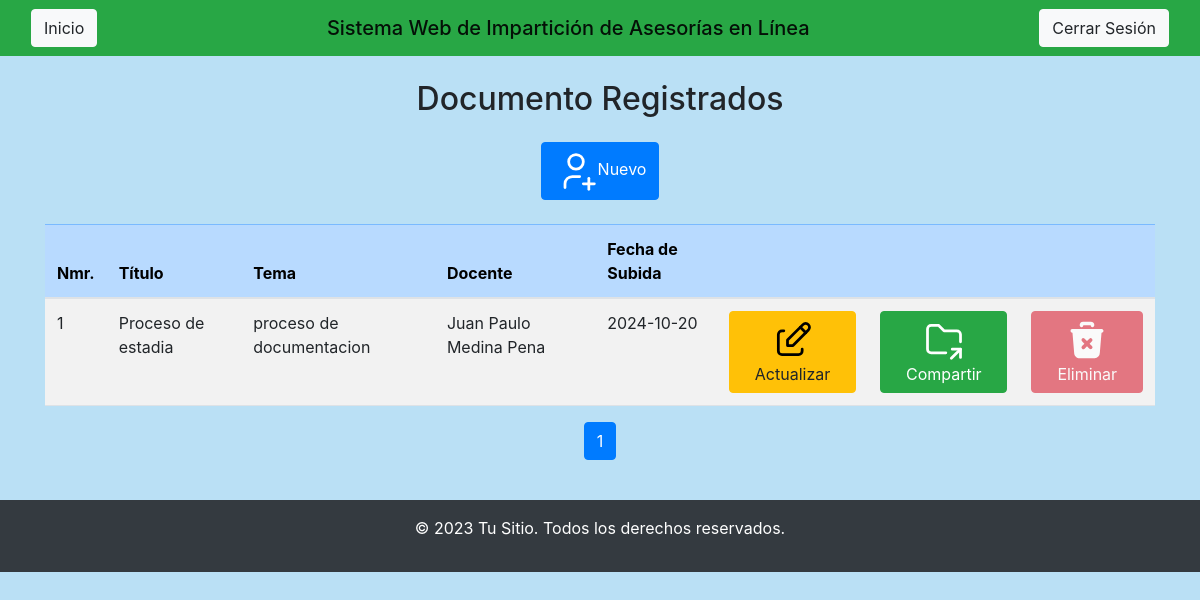
/Vista/ADMIN/Documento.php (signed in), run on the app's committed database.
### tables this page shows
CREATE TABLE `documentos` (
  `ID_Documento` int(11) NOT NULL AUTO_INCREMENT,
  `Titulo` varchar(100) NOT NULL,
  `Tema` varchar(200) NOT NULL,
  `Fch_subida` date NOT NULL,
  `Ubicacion` varchar(250) NOT NULL,
  `ID_Docente_Subio` int(11) DEFAULT NULL,
  PRIMARY KEY (`ID_Documento`),
  KEY `ID_Docente_Subio` (`ID_Docente_Subio`),
  CONSTRAINT `documentos_ibfk_1` FOREIGN KEY (`ID_Docente_Subio`) REFERENCES `docente` (`ID_Usuario_D`)
);

CREATE TABLE `docente` (
  `ID_Usuario_D` int(11) NOT NULL AUTO_INCREMENT,
  `Nombre_Usuario_D` varchar(200) NOT NULL,
  `Apellido_Materno_D` varchar(200) NOT NULL,
  `Apellido_Paterno_D` varchar(200) NOT NULL,
  `Telefono_D` varchar(20) NOT NULL,
  `Fecha_Nacimiento_D` date NOT NULL,
  `Genero_D` varchar(100) NOT NULL,
  `Correo_electronico_D` varchar(250) NOT NULL,
  `Contrasena_D` varchar(250) NOT NULL,
  PRIMARY KEY (`ID_Usuario_D`)
);

### Vista/ADMIN/Documento.php (the view, shortened to what this page needs)
<?php include('head.php'); ?>
<center><div class="table-responsive">
        <h2 class="mb-4">Documento Registrados</h2>
            <a class="btn btn-primary" href="INSERT/Insert_Documento.php">
                Nuevo</a>
        <table class="table table-hover table-striped mt-4" class="table">
            <thead>
                <tr class="table-primary">
                    <th scope="col">Nmr.</th>
                    <th scope="col">Título</th>
                    <th scope="col">Tema</th>
                    <th scope="col">Docente</th>
                    <th scope="col">Fecha de Subida</th>
                    <th scope="col"></th>
                    <th scope="col"></th>
                    <th scope="col"></th>
                </tr>
            </thead>
            <tbody>
                <?php
                    $conexion = (new Conectar())->conexion();
                    $records_per_page = 10;
                    $page = isset($_GET['page']) && is_numeric($_GET['page']) ? (int)$_GET['page'] : 1;
                    $offset = ($page - 1) * $records_per_page;
                    $sql = "SELECT
                                DO.ID_Documento, DO.Titulo, DO.Tema, DO.Fch_subida,
                                DO.ID_Docente_Subio, D.Nombre_Usuario_D, D.Apellido_Paterno_D,
                                D.Apellido_Materno_D, COUNT(CR.ID_Compartir_Recurso) AS TotalCompartido,
                                COUNT(EM.ID_Evaluacion) AS TotalEvaluado
                            FROM
                                Docente D
                            INNER JOIN
                                Documentos DO ON D.ID_Usuario_D = DO.ID_Docente_Subio
                            LEFT JOIN
                                Compartir_Recursos CR ON CR.ID_Documento_Com = DO.ID_Documento
                            LEFT JOIN
                                Evaluacion_Material EM ON EM.ID_Compartir_Recursos = CR.ID_Compartir_Recurso
                            GROUP BY
                                DO.ID_Documento
                            LIMIT
                                $offset, $records_per_page;";
                    $query = mysqli_query($conexion, $sql);
                    $sql_total = "SELECT * FROM Documentos;";
                    $result_total = mysqli_query($conexion, $sql_total);
                    $total_rows = mysqli_fetch_array($result_total)[0];
                    $total_pages = ceil($total_rows / $records_per_page);
                    while ($row = mysqli_fetch_array($query)) {
                        $tieneRegistros = $row['TotalCompartido'] || $row['TotalEvaluado'];
                        ?>
                        <tr>
                            <td><?php echo $row['ID_Documento']; ?></td>
                            <td><?php echo $row['Titulo']; ?></td>
                            <td><?php echo $row['Tema']; ?></td>
                            <td><?php echo $row['Nombre_Usuario_D'] . ' ' . $row['Apellido_Paterno_D'] . ' ' . $row['Apellido_Materno_D']; ?></td>
                            <td><?php echo $row['Fch_subida']; ?></td>
                            <td><a class="btn btn-warning" href="UPDATE/Update_Documento.php?id=<?php echo $row['ID_Documento']; ?>">
                                Actualizar</a>
                            </td>
                            <td><a class="btn btn-success" href="INSERT/Compartir_Documento.php?id=<?php echo $row['ID_Documento']; ?>&IdD=<?php echo $row['ID_Docente_Subio']; ?>">
                                Compartir</a>
                            </td>
                            <td><a class="btn btn-danger <?php echo $tieneRegistros ? 'disabled' : ''; ?>" href="../../Controlador/ADMIN/DELETE/Funcion_Delete_Documento.php?id=<?php echo $row['ID_Documento']; ?>" onclick="return <?php echo $tieneRegistros ? 'false' : 'eliminar()'; ?>">
                                Eliminar</a>
                            </td>
                        </tr>
                    <?php
                    }
                ?>
            </tbody>
        </table>
<nav aria-label="Page navigation example">
    <ul class="pagination justify-content-center">
        <?php for ($i = 1; $i <= $total_pages; $i++): ?>
            <li class="page-item <?php if ($i == $page) echo 'active'; ?>">
                <a class="page-link" href="?page=<?php echo $i; ?>"><?php echo $i; ?></a>
            </li>
        <?php endfor; ?>
    </ul>
</nav>
    </div>
<?php include('footer.php'); ?>

### Vista/ADMIN/head.php (style rules this page uses)
body { background: #bae0f5; }

### data on the page
documentos: ID_Documento "1", Titulo "Proceso de estadia", Tema "proceso de documentacion", ID_Docente_Subio.Nombre_Usuario_D "Juan Paulo", ID_Docente_Subio.Apellido_Paterno_D "Medina", ID_Docente_Subio.Apellido_Materno_D "Pena", Fch_subida "2024-10-20"
